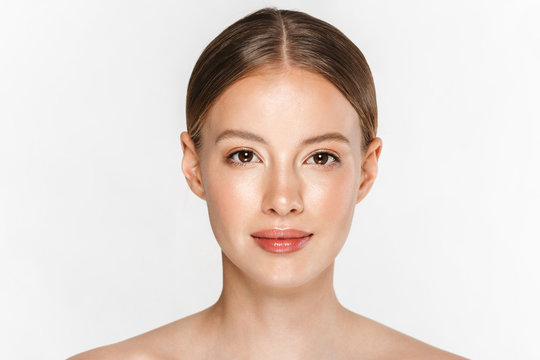
#> input picture images/face.jpg, 540 x 360 px
$ python CW_lesson6.py
#> lines starting #> are read from the running program, lines starting #| are printed output that depends on the picture; after the words box and inside, x2 and y2 are one past the last pixel; in counts of white or black regions, pixels touching at a corner belong together
import cv2
import numpy as np

img = cv2.imread('images/face.jpg')
#> img is the input picture: shape (360, 540, 3); mean B, G, R 207, 214.1, 226.8
img_copy = img.copy()
img = cv2.GaussianBlur(img,(5,5),2)
img = cv2.cvtColor(img, cv2.COLOR_BGR2HSV)
#> img: shape (360, 540, 3); mean H, S, V 5, 28, 226.8

lower = np.array([0,17,0])
upper = np.array([179,213,255])
mask = cv2.inRange(img, lower, upper)
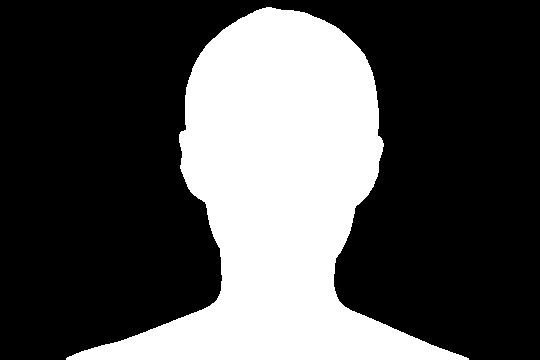
#> mask: shape (360, 540); 31.3% white; 1 white region
img = cv2.bitwise_and(img, img, mask=mask)
#> img: shape (360, 540, 3); mean H, S, V 3.4, 27.9, 60.1

contours, _ = cv2.findContours(mask, cv2.RETR_EXTERNAL, cv2.CHAIN_APPROX_SIMPLE)
#> contours = 1 contour; box (x1, y1, x2, y2) and area: (66, 7, 469, 360) 60264

for cnt in contours:
    area = cv2.contourArea(cnt)
    if area > 200:
        x, y, w, h = cv2.boundingRect(cnt)
        perimeter = cv2.arcLength(cnt, True) # counts perimeter
        M = cv2.moments(cnt) # moments of comment, sizes, forms

        if M['m00'] != 0:
            cx = int(M['m10']/M['m00'])
            cy = int(M['m01']/M['m00'])

        aspect_ratio = round(w / h, 2)
        compactness = round((4 * np.pi * area) / (perimeter ** 2), 2)
        approx = cv2.approxPolyDP(cnt, 0.02 * perimeter, True)
        if len(approx) == 4:
            shape = 'square'
        elif len(approx) == 3:
            shape = 'triangle'
        elif len(approx) > 8:
            shape = 'oval'
        else:
            shape = 'etc'


        cv2.putText(img_copy, f'S: {area}, P: {perimeter}', (x, y + 20), cv2.FONT_HERSHEY_SIMPLEX, 0.5, (0, 0, 255), 1)
        cv2.rectangle(img_copy, (x, y), (x + w, y + h), (0, 255, 0), 2)
        cv2.circle(img_copy, (cx, cy), 4, (255, 0, 0), -1)
        cv2.putText(img_copy, f'AR: {aspect_ratio}, C: {compactness}', (x, y + 40), cv2.FONT_HERSHEY_SIMPLEX, 0.5, (0, 0, 255), 1)
        cv2.putText(img_copy, f'shape: {shape}', (x, y + 60), cv2.FONT_HERSHEY_SIMPLEX, 0.5, (0, 0, 255), 1)
#> this loop made 1 pass
#> (area, x, y, w, h, perimeter, cx, cy) on pass 1: (60264.5, 66, 7, 403, 353, 1497.6, 277, 196)
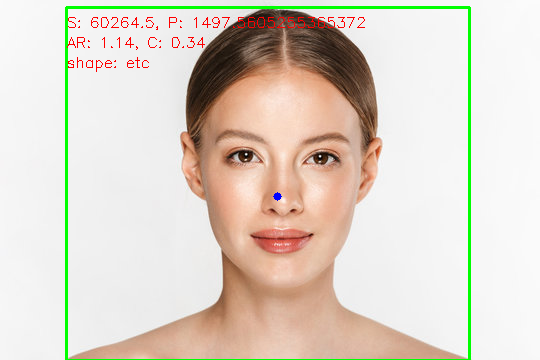
#> img_copy: shape (360, 540, 3); 2.49% of pixels changed, all inside (x1, y1, x2, y2) = (65, 6, 471, 360)

cv2.imshow('image',img)
cv2.imshow('mask',img_copy)
cv2.waitKey(0)
cv2.destroyAllWindows()

$ run again, with images/cat.jpg copied over images/face.jpg
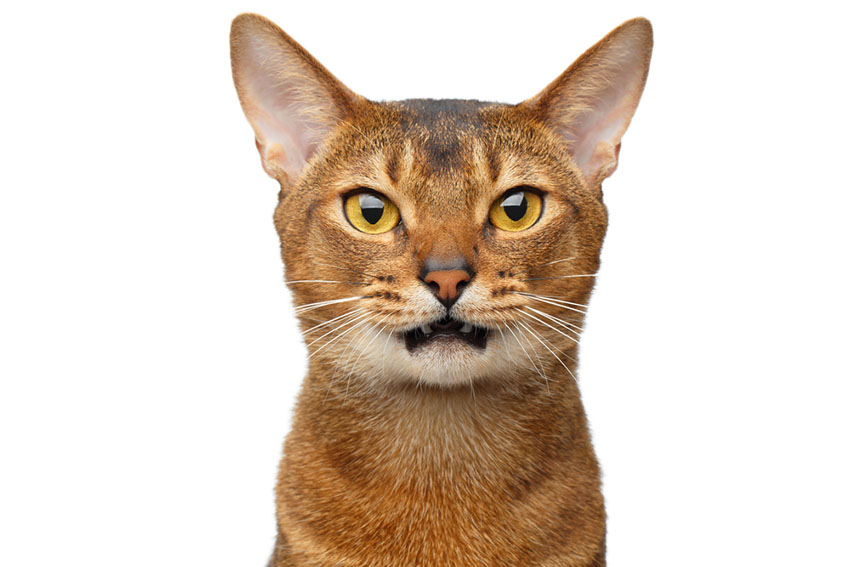
#> input picture images/cat.jpg, 850 x 567 px
#> img is the input picture: shape (567, 850, 3); mean B, G, R 196, 208.9, 223.1
#> `mask = cv2.inRange(img, lower, upper)`:
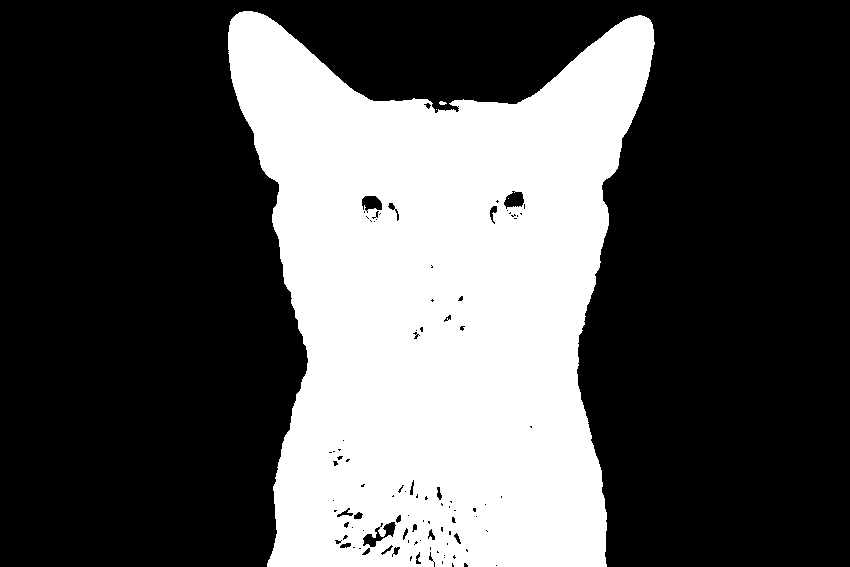
#> mask: shape (567, 850); 33.5% white; 4 white regions (2 under 20 px)
#> contours = 3 contours, 2 with area under 20; largest, box (x1, y1, x2, y2) and area: (228, 11, 655, 567) 162154
#> the loop `for cnt in contours:` made 3 passes
#> (area, x, y, w, h, perimeter, cx, cy) on pass 3: (162154.5, 228, 11, 427, 556, 2133.6, 438, 305)
#> after the loop `for cnt in contours:`:
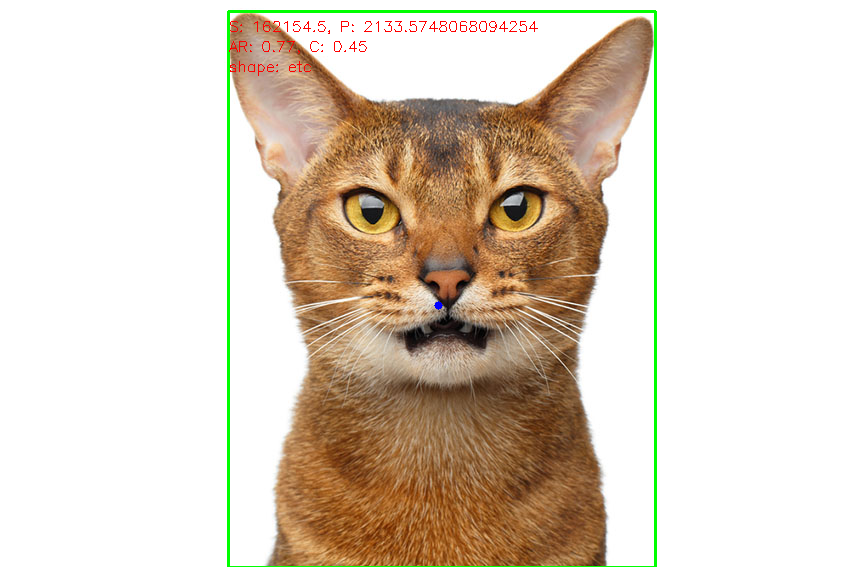
#> img_copy: shape (567, 850, 3); 1.28% of pixels changed, all inside (x1, y1, x2, y2) = (227, 10, 657, 567)
